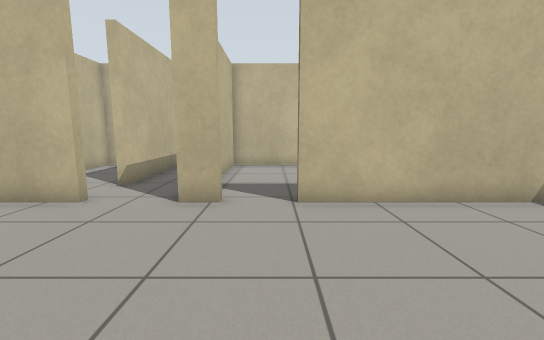
View 1 (above)

12 first-person views from a walk through a Gazebo world. The camera is 0.85 m above the floor, tilts 8° down and sees 90° across. The lines on the ground mark 1 m squares. The floor is counted in squares, 0.5 m on a side. Each view is taken from the middle of a square. On the plan, view 1 faces up. The plan holds only what a view shows up to about 15 squares ahead; the rest is blank.

View 2
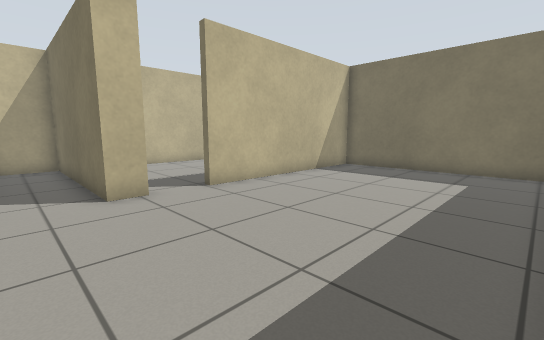

View 3
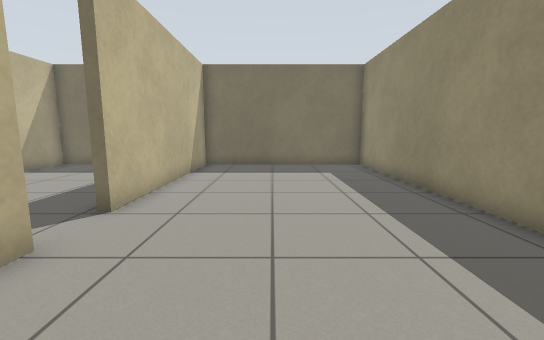

View 4
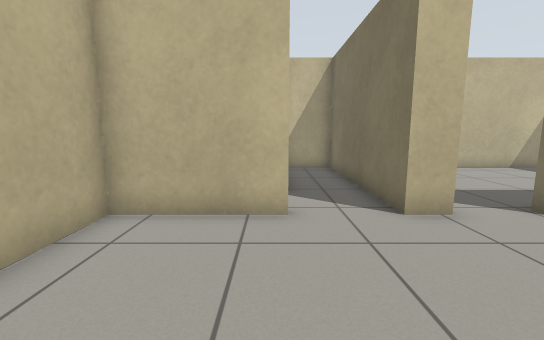

View 5
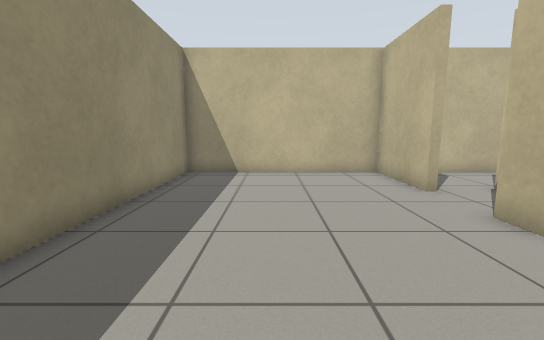

View 6
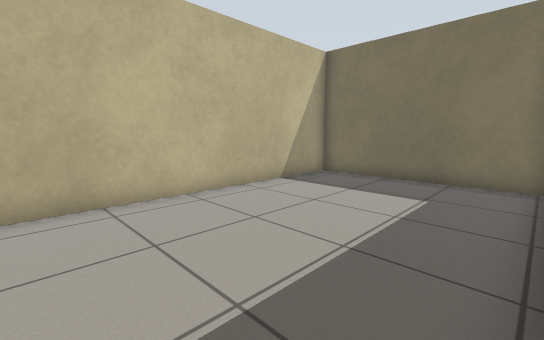

View 7
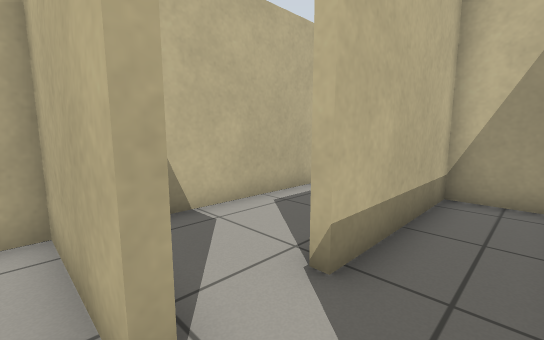

View 8
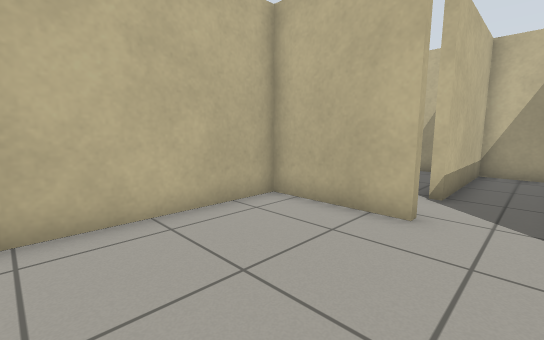

View 9
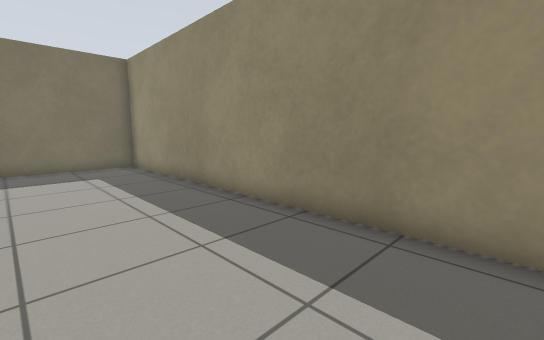

View 10
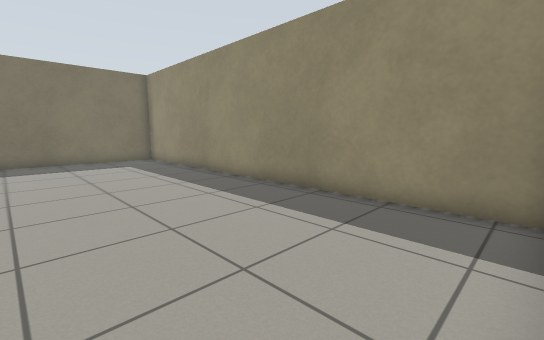

View 11
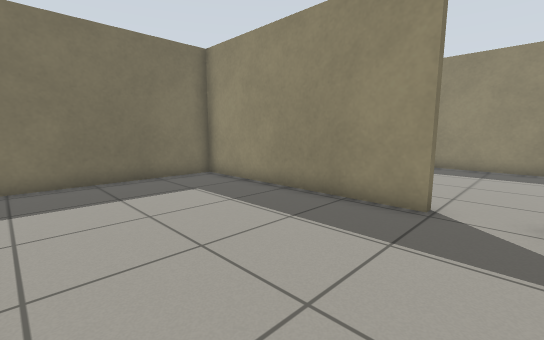

View 12
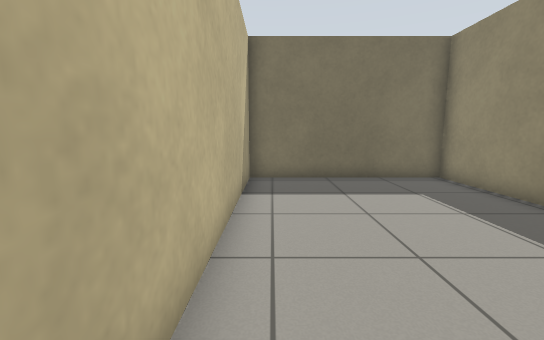

### Floor plan
Ten units are one square. View 1 is at (0, 0); x grows to the right and y downward. Boxes are objects, and circles mark ways between rooms. Rooms are numbered by the first view taken in them; rooms with no view inside come last. Other rooms are left out.
<svg viewBox="-89 -143 184 164">
<path fill="none" stroke="#000" d="M-13 -64 -23 -64M-46 -64 -84 -64 -84 16 90 16 90 -64 6 -64M6 -67 90 -67 90 -138 -20 -138 -20 -104M-63 -138 -84 -138 -84 -84M-23 -64 -23 -138 -47 -138 -47 -86"/>
<circle cx="-5" cy="-70" r="3" fill="#2a7"/>
<circle cx="-35" cy="-70" r="3" fill="#2a7"/>
<circle cx="-50" cy="-80" r="3" fill="#2a7"/>
<text x="0" y="-30">1</text>
<text x="30" y="-100">2</text>
<text x="-70" y="-110">3</text>
<text x="-40" y="-100">4</text>
</svg>
Room 1 opens to room 2. Room 1 opens to room 4. Room 3 opens to room 4.

Where each view was taken, in squares from view 1:
view 1: 0 up, 0 right, facing up
view 2: 1 down, 4 left, facing up-right
view 3: 3 up, 5 left, facing right
view 4: 1 up, 5 left, facing up
view 5: 2 up, 3 right, facing left
view 6: 7 up, 1 left, facing up-right
view 7: 6 up, 3 left, facing up-left
view 8: 1 up, 3 left, facing up-left
view 9: 3 up, 5 left, facing down-right
view 10: 5 up, 8 left, facing down-right
view 11: 13 up, 1 left, facing down-right
view 12: 13 up, 1 left, facing right
